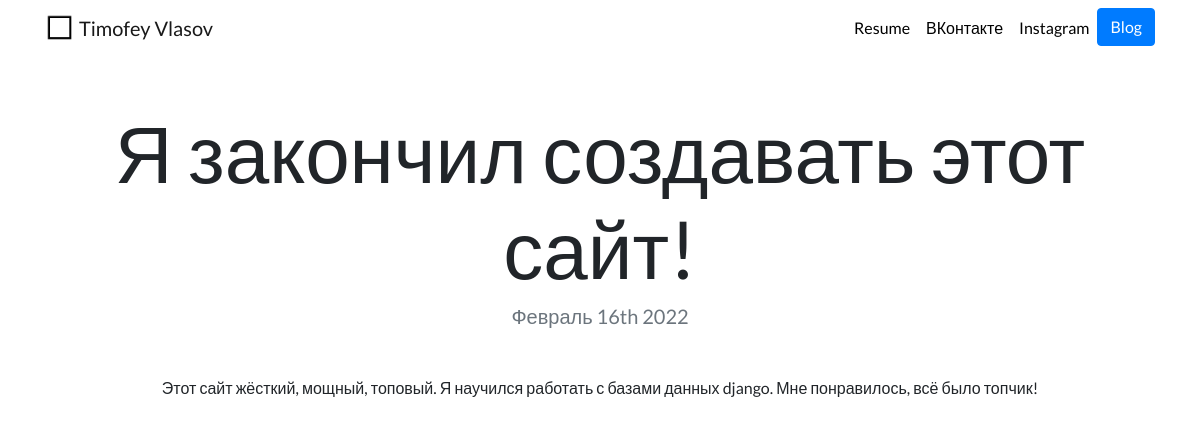
The app's page /blog/37/ with its own data.
### blog/models.py (models this page shows, shortened)
class Blog(models.Model):
    title = models.CharField(max_length=199)
    description = models.TextField()
    date = models.DateField()

### blog/views.py (the view)
# urls.py: path('<int:blog_id>/', views.detail, name='detail'),
def detail(request, blog_id):
    blog = get_object_or_404(Blog, pk=blog_id)
    return render(request, 'blog/detail.html', {'blog': blog})

### blog/templates/blog/detail.html (shortened to what this page needs)
{% extends 'portfolio/base.html' %}
{% block content %}
    <h1 class="text-center mt-5" id="blogdetailtitle">{{ blog.title }}</h1>
    <h5 class="text-center text-muted mb-5">{{ blog.date|date:'F jS Y' }}</h5>
    <div class="container">
        <p class="text-center">{{ blog.description|safe }}</p>
    </div>
{% endblock %}

### portfolio/static/portfolio/custom.css (style rules this page uses)
body { font-family: 'Lato', sans-serif; }
@media (min-width: 992px) { #blogdetailtitle { font-size: 5rem; } }

### records on screen
Blog: title "Я закончил создавать этот сайт!", date "Февраль 16th 2022", description "Этот сайт жёсткий, мощный, топовый. Я научился работать с базами данных django. Мне понравилось, всё было топчик!"
